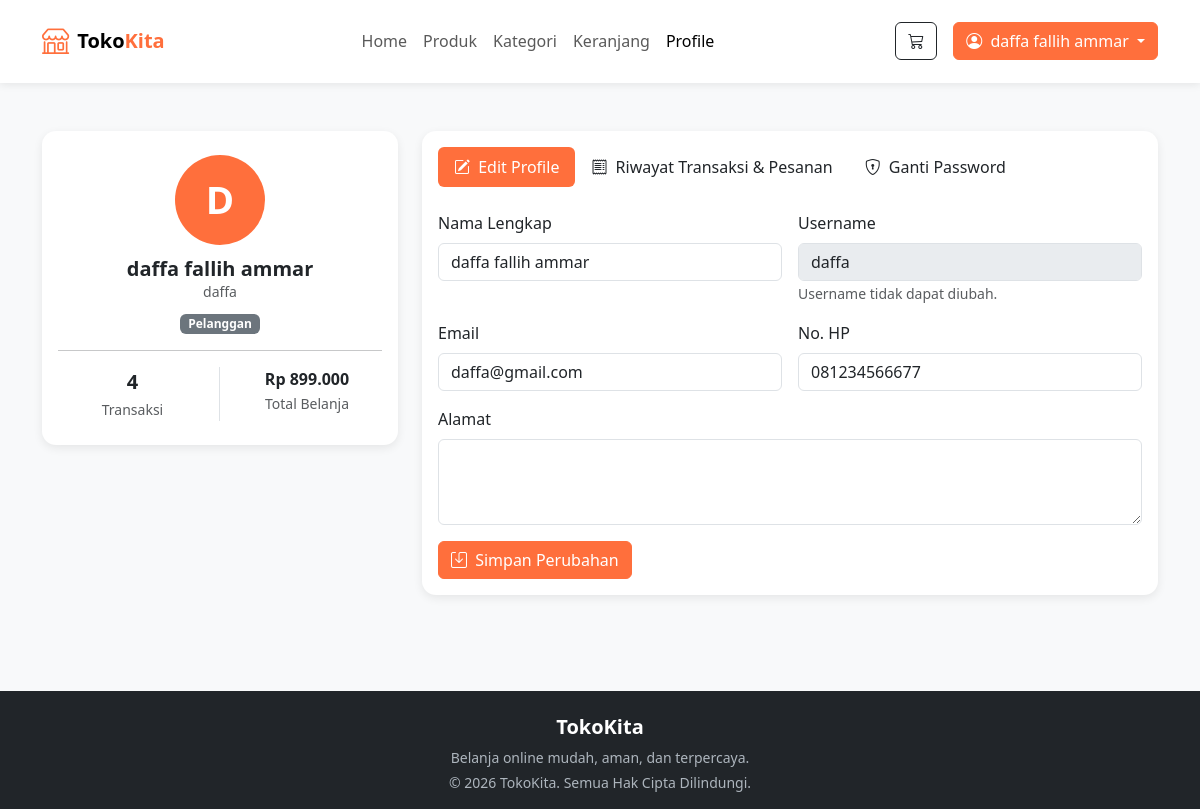
The page /profile.php (signed in) on the database its author committed.
### tables this page shows
CREATE TABLE `tb_user` (
  `id` int NOT NULL,
  `nama` varchar(255) DEFAULT NULL,
  `email` varchar(255) DEFAULT NULL,
  `username` varchar(255) NOT NULL,
  `password` varchar(255) NOT NULL,
  `hp` varchar(255) DEFAULT NULL,
  `alamat` varchar(255) DEFAULT NULL,
  `role` enum('admin','pelanggan') NOT NULL
);

### profile.php (the view, shortened to what this page needs)
<?php
include "koneksi.php";
$id_user = (int) $_SESSION['user_id'];
$stmt = mysqli_prepare(
    $koneksi,
    "SELECT id, nama, email, username, hp, alamat, role FROM tb_user WHERE id = ?"
);
mysqli_stmt_bind_param($stmt, "i", $id_user);
mysqli_stmt_execute($stmt);
$user = mysqli_fetch_assoc(mysqli_stmt_get_result($stmt));
$riwayat = [];
$stmt = mysqli_prepare(
    $koneksi,
    "SELECT t.id_transaksi, t.tanggal, t.total_harga,
            (SELECT COALESCE(SUM(d.jumlah),0) FROM tb_detail d WHERE d.id_transaksi = t.id_transaksi) AS total_item
     FROM tb_transaksi t
     WHERE t.id_pelanggan = ?
     ORDER BY t.id_transaksi DESC"
);
mysqli_stmt_bind_param($stmt, "i", $id_user);
mysqli_stmt_execute($stmt);
$res = mysqli_stmt_get_result($stmt);
while ($row = mysqli_fetch_assoc($res)) {
    $id_trx = $row['id_transaksi'];
    $stmt_detail = mysqli_prepare(
        $koneksi,
        "SELECT p.nama, d.jumlah, p.harga
         FROM tb_detail d
         JOIN tb_produk p ON d.id_produk = p.id
         WHERE d.id_transaksi = ?"
    );
    mysqli_stmt_bind_param($stmt_detail, "i", $id_trx);
    mysqli_stmt_execute($stmt_detail);
    $res_detail = mysqli_stmt_get_result($stmt_detail);
    $row['items_pesanan'] = [];
    while ($item = mysqli_fetch_assoc($res_detail)) {
        $row['items_pesanan'][] = $item;
    }
    $riwayat[] = $row;
}
$totalBelanja = 0;
foreach ($riwayat as $r) {
    $totalBelanja += $r['total_harga'];
}
$nama_user = $user['nama'];
?>
<!DOCTYPE html>
<html lang="id">
<head>
    <link href="https://cdn.jsdelivr.net/npm/bootstrap@5.3.3/dist/css/bootstrap.min.css" rel="stylesheet">
    <link rel="stylesheet" href="https://cdn.jsdelivr.net/npm/bootstrap-icons@1.11.3/font/bootstrap-icons.css">
</head>
<body>
    <nav class="navbar navbar-expand-lg navbar-light bg-white sticky-top py-3">
        <div class="container">
            <a class="navbar-brand d-flex align-items-center fw-bold" href="index1.php">
                <i class="bi bi-shop me-2" style="font-size:1.7rem;color:var(--primary-color);"></i>
                Toko<span style="color:var(--primary-color);">Kita</span>
            </a>
            <div class="collapse navbar-collapse" id="navbarMenu">
                <ul class="navbar-nav mx-auto">
                    <li class="nav-item"><a class="nav-link" href="index1.php">Home</a></li>
                    <li class="nav-item"><a class="nav-link" href="index1.php#produk">Produk</a></li>
                    <li class="nav-item"><a class="nav-link" href="kategori.php">Kategori</a></li>
                    <li class="nav-item"><a class="nav-link" href="keranjang.php">Keranjang</a></li>
                    <li class="nav-item"><a class="nav-link active" href="profile.php">Profile</a></li>
                </ul>
                <div class="d-flex align-items-center gap-3">
                    <a href="keranjang.php" class="btn btn-outline-dark position-relative">
                        <i class="bi bi-cart3"></i>
                    </a>
                    <div class="dropdown">
                        <button class="btn btn-primary-custom dropdown-toggle" data-bs-toggle="dropdown">
                            <i class="bi bi-person-circle me-1"></i> <?= htmlspecialchars($nama_user ?? '') ?>
                        </button>
                    </div>
                </div>
            </div>
        </div>
    </nav>
    <div class="container py-5">
        <div class="row g-4">
            <div class="col-lg-4">
                <div class="card card-profile text-center">
                    <div class="card-body py-4">
                        <div class="avatar">
                            <?= !empty($user['nama']) ? strtoupper(substr(trim($user['nama']), 0, 1)) : '?' ?>
                        </div>
                        <h5 class="fw-bold mb-0"><?= htmlspecialchars($nama_user ?? '') ?></h5>
                       <p class="text-muted small mb-2"><?= htmlspecialchars($user['username'] ?? '') ?></p>
                        <span class="badge bg-secondary text-capitalize"><?= htmlspecialchars($user['role']) ?></span>
                        <hr>
                        <div class="row text-center">
                            <div class="col-6 border-end">
                                <div class="fw-bold fs-5"><?= count($riwayat) ?></div>
                                <small class="text-muted">Transaksi</small>
                            </div>
                            <div class="col-6">
                                <div class="fw-bold fs-6">Rp <?= number_format($totalBelanja, 0, ',', '.') ?></div>
                                <small class="text-muted">Total Belanja</small>
                            </div>
                        </div>
                    </div>
                </div>
            </div>
            <div class="col-lg-8">
                <div class="card card-profile">
                    <div class="card-body">
                        <ul class="nav nav-pills mb-4" role="tablist">
                            <li class="nav-item">
                                <button class="nav-link active" data-bs-toggle="pill" data-bs-target="#tab-edit">
                                    <i class="bi bi-pencil-square me-1"></i> Edit Profile
                                </button>
                            </li>
                            <li class="nav-item">
                                <button class="nav-link" data-bs-toggle="pill" data-bs-target="#tab-riwayat">
                                    <i class="bi bi-receipt me-1"></i> Riwayat Transaksi & Pesanan
                                </button>
                            </li>
                            <li class="nav-item">
                                <button class="nav-link" data-bs-toggle="pill" data-bs-target="#tab-password">
                                    <i class="bi bi-shield-lock me-1"></i> Ganti Password
                                </button>
                            </li>
                        </ul>
                        <div class="tab-content">
                            <div class="tab-pane fade show active" id="tab-edit">
                                <form action="profile.php" method="POST">
                                    <div class="row g-3">
                                        <div class="col-md-6">
                                            <label class="form-label">Nama Lengkap</label>
                                            <input type="text" name="nama" class="form-control"
                                                value="<?= htmlspecialchars(trim($user['nama'] ?? '')) ?>" required>
                                        </div>
                                        <div class="col-md-6">
                                            <label class="form-label">Username</label>
                                            <input type="text" class="form-control"
                                                value="<?= htmlspecialchars($user['username'] ?? '') ?>" disabled>
                                            <small class="text-muted">Username tidak dapat diubah.</small>
                                        </div>
                                        <div class="col-md-6">
                                            <label class="form-label">Email</label>
                                            <input type="email" name="email" class="form-control"
                                                value="<?= htmlspecialchars($user['email'] ?? '') ?>" required>
                                        </div>
                                        <div class="col-md-6">
                                            <label class="form-label">No. HP</label>
                                            <input type="text" name="hp" class="form-control"
                                                value="<?= htmlspecialchars($user['hp'] ?? '') ?>">
                                        </div>
                                        <div class="col-12">
                                            <label class="form-label">Alamat</label>
                                            <textarea name="alamat" class="form-control"
                                                rows="3"><?= htmlspecialchars($user['alamat'] ?? '') ?></textarea>
                                        </div>
                                        <div class="col-12">
                                            <button type="submit" name="simpan_profile" class="btn btn-primary-custom">
                                                <i class="bi bi-save me-1"></i> Simpan Perubahan
                                            </button>
                                        </div>
                                    </div>
                                </form>
                            </div>
                        </div>
                    </div>
                </div>
            </div>
        </div>
    </div>
    <footer class="pt-4 pb-3 mt-5">
        <div class="container text-center">
            <h5 class="text-white fw-bold">TokoKita</h5>
            <p class="small mb-1">Belanja online mudah, aman, dan terpercaya.</p>
            <p class="small mb-0">&copy; <?= date("Y") ?> TokoKita. Semua Hak Cipta Dilindungi.</p>
        </div>
    </footer>
</body>
</html>

### profile.php (style rules this page uses)
:root { --primary-color: #ff6f3c; --dark-color: #212529; }
body { font-family: 'Segoe UI', sans-serif; background-color: #f8f9fa; }
.navbar { box-shadow: 0 2px 8px rgba(0, 0, 0, 0.08); }
.btn-primary-custom { background-color: var(--primary-color); border-color: var(--primary-color); color: #fff; }
.card-profile { border: none; border-radius: 14px; box-shadow: 0 3px 10px rgba(0, 0, 0, 0.08); }
.avatar { width: 90px; height: 90px; border-radius: 50%; background-color: var(--primary-color); color: #fff; display: flex; align-items: center; justify-content: center; font-size: 2.4rem; font-weight: 700; margin: 0 auto 12px auto; }
.nav-pills .nav-link.active { background-color: var(--primary-color); }
.nav-pills .nav-link { color: var(--dark-color); font-weight: 500; }
footer { background-color: var(--dark-color); color: #adb5bd; }

### rows shown on the page
tb_user: nama "daffa fallih ammar", nama "D", username "daffa", role "Pelanggan", email "daffa@gmail.com", hp "081234566677"

### other values the page prints
count($riwayat) "4"
$totalBelanja "899.000"
